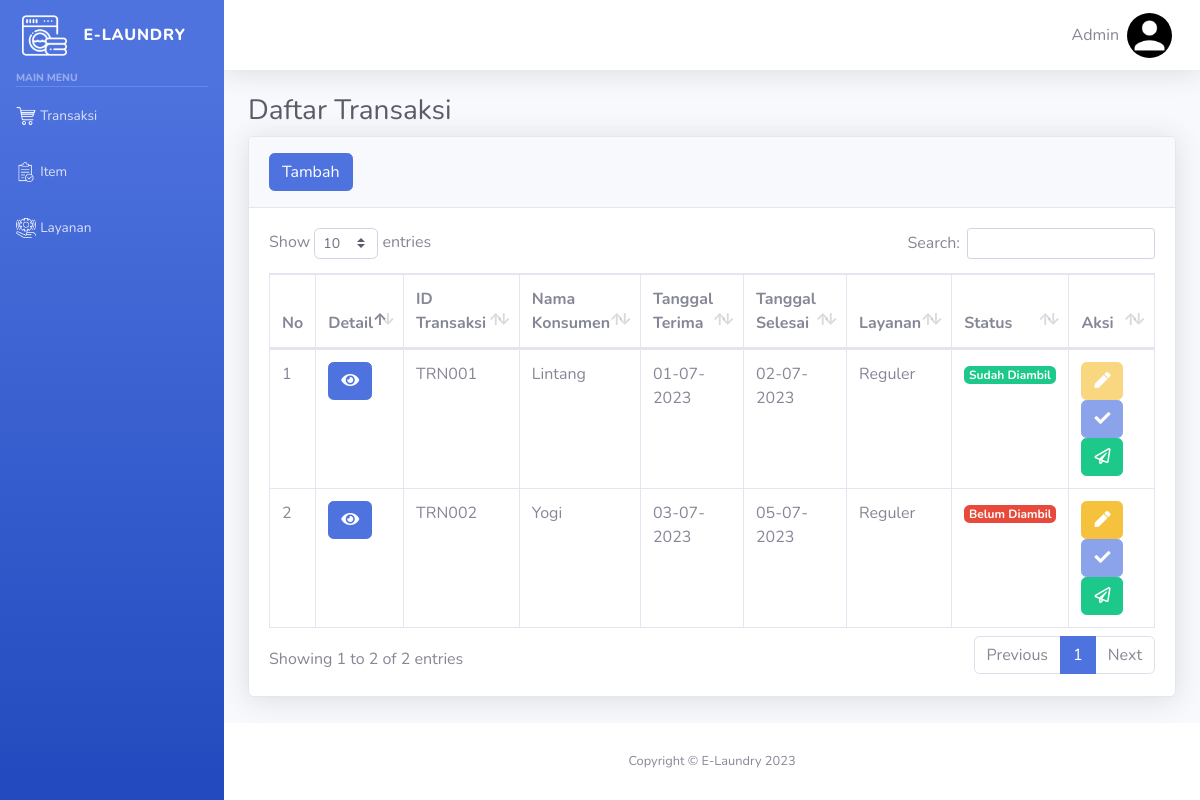
The page /index.php (signed in) on the database its author committed.
### tables this page shows
CREATE TABLE `menu` (
  `id` int(11) NOT NULL,
  `nama` varchar(100) NOT NULL,
  `url` text NOT NULL,
  `icon` varchar(100) NOT NULL
);

CREATE TABLE `user` (
  `username` varchar(255) NOT NULL,
  `password` varchar(255) NOT NULL,
  `email` varchar(255) NOT NULL,
  `nama` varchar(255) NOT NULL,
  `foto` text NOT NULL
);

CREATE TABLE `transaksi` (
  `id_transaksi` varchar(10) NOT NULL,
  `nama_kons` varchar(50) NOT NULL,
  `hp` varchar(20) NOT NULL,
  `terima_tgl` date NOT NULL,
  `selesai_tgl` date NOT NULL,
  `id_layanan` varchar(10) NOT NULL,
  `total_harga` varchar(20) NOT NULL,
  `pembayaran` varchar(20) NOT NULL,
  `status` int(1) NOT NULL
);

CREATE TABLE `layanan` (
  `id_layanan` varchar(10) NOT NULL,
  `nama_layanan` varchar(100) NOT NULL,
  `ket` text NOT NULL
);

### index.php (the view, shortened to what this page needs)
<!DOCTYPE html>
<html lang="en">
<?php
    include 'koneksi.php';
 ?>
<head>
  <?php include 'other/head.php'; ?>
</head>
<body id="page-top">
    <div id="wrapper">
        <?php include 'other/sidebar.php'; ?>
        <div id="content-wrapper" class="d-flex flex-column">
            <div id="content">
                <nav class="navbar navbar-expand navbar-light bg-white topbar mb-4 static-top shadow">
                    <?php include 'other/topbar.php'; ?>
                </nav>
                <div class="container-fluid">
                    <h1 class="h3 mb-2 text-gray-800">Daftar Transaksi</h1>
                    <div class="card shadow mb-4">
                        <div class="card-header py-3">
                            <button class="btn btn-primary btn-icon-split" Data-toggle="modal" data-target="#tambahModal">
                                <span class="text">Tambah</span>
                            </button>
                        </div>
                        <div class="card-body">
                            <div class="table-responsive">
                                <table class="table table-bordered" id="dataTable" width="100%" cellspacing="0">
                                    <thead>
                                        <tr>
                                            <th style="width: 20px">No</th>
                                            <th style="width: 20px">Detail</th>
                                            <th style="width: 100px">ID Transaksi</th>
                                            <th>Nama Konsumen</th>
                                            <th>Tanggal Terima</th>
                                            <th>Tanggal Selesai</th>
                                            <th>Layanan</th>
                                            <th>Status</th>
                                            <th style="width: 140px">Aksi</th>
                                        </tr>
                                    </thead>
                                    <tbody>
                                    <?php
                                        $query= mysqli_query($conn, "SELECT * FROM `transaksi` JOIN `layanan` on transaksi.id_layanan=layanan.id_layanan ORDER BY transaksi.id_transaksi;
");
                                        while ($dt=mysqli_fetch_assoc($query)) {
                                          $terima_tgl=$dt['terima_tgl'];
                                          $selesai_tgl=$dt['selesai_tgl'];
                                        ?>
                                        <tr>
                                            <td></td>
                                            <td>
                                                <a href="detail_transaksi.php?id_transaksi=<?php echo $dt['id_transaksi'] ?>" class="btn btn-primary btn-box">
                                                    <i class="fas fa-eye"></i>
                                                </a>
                                            </td>
                                            <td><?php echo $dt['id_transaksi']; ?></td>
                                            <td><?php echo $dt['nama_kons']; ?></td>
                                            <td><?php echo date('d-m-Y', strtotime($terima_tgl)); ?></td>
                                            <td><?php echo date('d-m-Y', strtotime($selesai_tgl)); ?></td>
                                            <td>
                                               <?php echo $dt['nama_layanan']; ?>
                                            </td>
                                            <td>
                                                <?php
                                                  if ($dt['status']==0) {
                                                      echo "<label class='badge badge-danger'>Belum Diambil</label>";
                                                  }else if($dt['status']==1) {
                                                      echo "<label class='badge badge-success'>Sudah Diambil</label>";
                                                  }
                                                ?>
                                            </td>
                                            <td>
                                              <?php
                                                  if ($dt['status']==0) {
                                               ?>
                                                    <button class="btn btn-warning" Data-toggle="modal" data-target="#editModal<?php echo $dt['id_transaksi'] ?>">
                                                        <i class='fas fa-pen'></i>
                                                    </button>
                                              <?php
                                                  }else{
                                               ?>
                                                    <button class="btn btn-warning" Data-toggle="modal" data-target="#editModal<?php echo $dt['id_transaksi'] ?>" disabled>
                                                        <i class='fas fa-pen'></i>
                                                    </button>
                                              <?php } ?>
                                          </div>
                                                <?php
                                                  if ($dt['status']==0 && $selesai_tgl==date("Y-m-d")){
                                                      echo "
                                                           <button class='btn btn-primary btn-box' data-toggle='modal' data-target='#diambil".$dt['id_transaksi']."'>
                                                              <i class='fas fa-check'></i>
                                                           </button>";
                                                  }else{
                                                      echo "
                                                           <button class='btn btn-primary btn-box' disabled>
                                                                <i class='fas fa-check'></i>
                                                           </button>";
                                                  } ?>
                                                  <?php
                                                    $awal_hp=substr($dt['hp'],0,2);
                                                    if ($awal_hp!='08') {
                                                      $hp=$dt['hp'];
                                                    }else{
                                                      $hp="62".substr($dt['hp'], 1, 12);
                                                    }
                                                    $text="Terima%20Kasih%20telah%20melaundry%20di%20E-Laundry,%20klik%20link%20berikut%20untuk%20melihat%20nota%0A".base_url()."nota.php?id_transaksi=".$dt['id_transaksi'];
                                                  ?>
                                                  <a href="https://api.whatsapp.com/send?phone=<?php echo $hp ?>&text=<?php echo $text ?>" class="btn btn-success">
                                                    <i class="far fa-paper-plane"></i>
                                                  </a>
                                    <?php } ?>
                            </div>
                        </div>
                    </div>
                </div>
            </div>
            <?php include 'other/footer.php'; ?>
    <?php
      function base_url($atRoot=FALSE, $atCore=FALSE, $parse=FALSE){
        if (isset($_SERVER['HTTP_HOST'])) {
          $http = isset($_SERVER['HTTPS']) && strtolower($_SERVER['HTTPS']) !== 'off' ? 'https' : 'http';
          $hostname = $_SERVER['HTTP_HOST'];
          $dir =  str_replace(basename($_SERVER['SCRIPT_NAME']), '', $_SERVER['SCRIPT_NAME']);
          $core = preg_split('@/@', str_replace($_SERVER['DOCUMENT_ROOT'], '', realpath(dirname(__FILE__))), NULL, PREG_SPLIT_NO_EMPTY);
          $core = $core[0];
          $tmplt = $atRoot ? ($atCore ? "%s://%s/%s/" : "%s://%s/") : ($atCore ? "%s://%s/%s/" : "%s://%s%s");
          $end = $atRoot ? ($atCore ? $core : $hostname) : ($atCore ? $core : $dir);
          $base_url = sprintf( $tmplt, $http, $hostname, $end );
        }
      else $base_url = 'http://localhost/';
      return $base_url;
      }
    ?>
</body>
</html>

### other/head.php (shortened to what this page needs)
<link href="assets/vendor/fontawesome-free/css/all.min.css" rel="stylesheet" type="text/css">
<link href="assets/css/sb-admin-2.min.css" rel="stylesheet">
<link href="assets/vendor/datatables/dataTables.bootstrap4.min.css" rel="stylesheet">

### other/sidebar.php
 <ul class="navbar-nav bg-gradient-primary sidebar sidebar-dark accordion" id="accordionSidebar">
    <a class="sidebar-brand d-flex align-items-center justify-content-center" href="index.php">
        <div class="sidebar-brand-icon">
            <img src="assets/img/logo.png" style="width: 45px;">
        </div>
        <div class="sidebar-brand-text mx-3">E-Laundry</div>
    </a>
    <div class="sidebar-heading">Main Menu</div>
    <hr class="sidebar-divider my-0">
    <?php
        include 'koneksi.php';
        $query= mysqli_query($conn,"select * from menu");
        while ($dt=mysqli_fetch_assoc($query)) {
    ?>
    <?php $a = $_SERVER['REQUEST_URI'];
        $b = explode("/", $a);
        ?>
        <li class="nav-item <?php if($b['2']==$dt['url']){echo'active';}?>">
            <a class="nav-link" href="<?php echo $dt['url']; ?>">
                <img src="assets/img/<?php echo $dt['icon'] ?>" width="20px">
                <span><?php echo $dt['nama']; ?></span></a>
        </li>
    <?php
        }
    ?>
</ul>

### other/topbar.php (shortened to what this page needs)
<?php
	include 'koneksi.php';
	$query = mysqli_query($conn, "SELECT * FROM `user` WHERE username='".$_SESSION['username']."'");
	$user=mysqli_fetch_assoc($query);
 ?>
<ul class="navbar-nav ml-auto">
	<li class="nav-item dropdown no-arrow">
		<a class="nav-link dropdown-toggle" href="#" id="userDropdown" role="button"
		data-toggle="dropdown" aria-haspopup="true" aria-expanded="false">
		<span class="mr-2 d-none d-lg-flex text-gray-600"><?php echo $user['nama']; ?></span>
		<img class="rounded-circle" style="width: 45px;" src="assets/img/profil/<?php echo $user['foto'] ?>">
	</a>
	</li>
</ul>

### other/footer.php
<footer class="sticky-footer bg-white">
	<div class="container my-auto">
		<div class="copyright text-center my-auto">
			<span>Copyright &copy; E-Laundry 2023</span>
		</div>
	</div>
</footer>

### rows shown on the page
menu: icon (picture), nama "Transaksi"
menu: icon (picture), nama "Item"
menu: icon (picture), nama "Layanan"
user: nama "Admin", foto (placeholder picture)
transaksi: id_transaksi "TRN001", nama_kons "Lintang", terima_tgl "01-07-2023", selesai_tgl "02-07-2023", id_layanan.nama_layanan "Reguler", status "Sudah Diambil"
transaksi: id_transaksi "TRN002", nama_kons "Yogi", terima_tgl "03-07-2023", selesai_tgl "05-07-2023", id_layanan.nama_layanan "Reguler", status "Belum Diambil"
